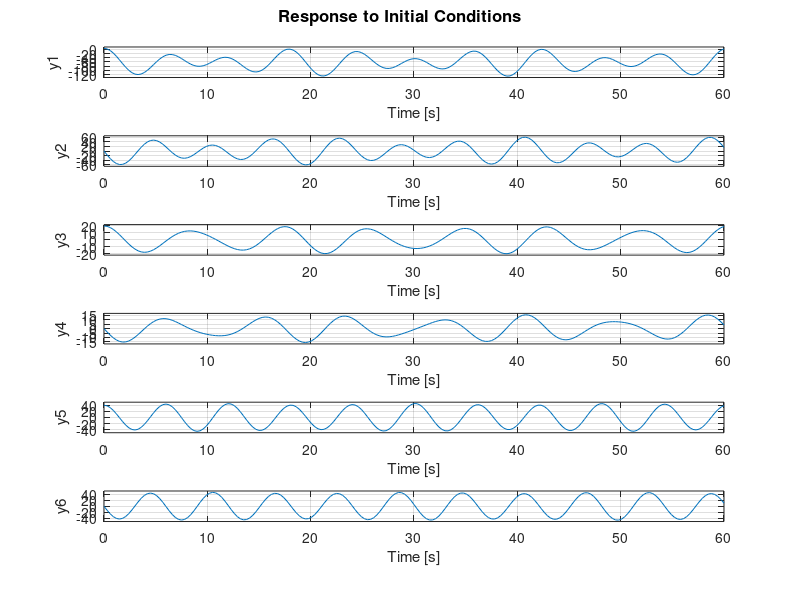
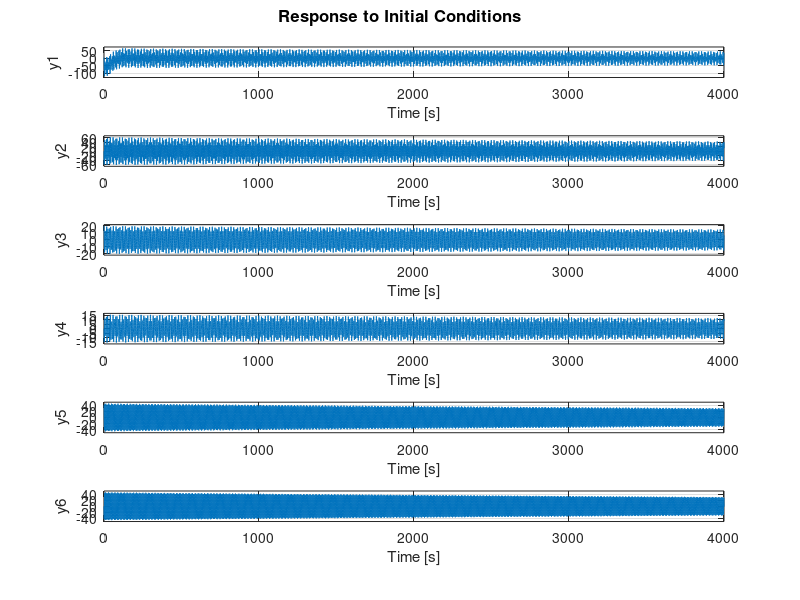
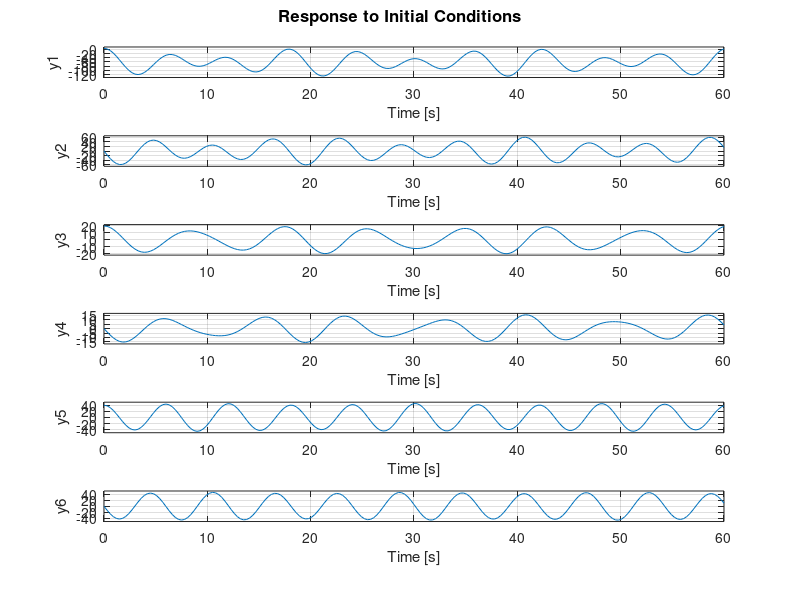
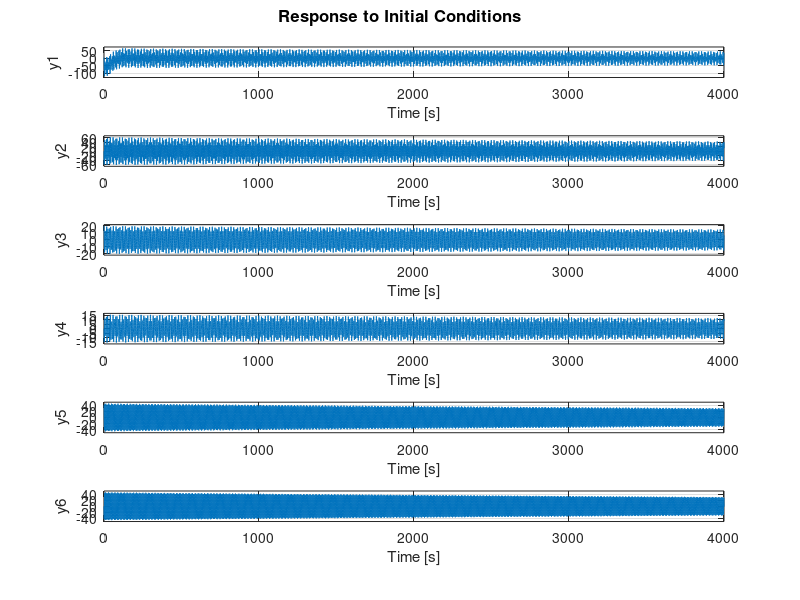

These charts were generated, in order, by the following MATLAB code:
%% D. Design of a LQR controller

clc
clear all
close all

%% Parameters and their values

M=1000;     % Cart
m1=100;     % Bob 1
m2=100;     % Bob 2
l1=20;      % Bob 1 string length
l2=10;      % Bob 2 string length
g=9.81;     % Acceleration due to gravity

%% A and B matrices for the state space model

A = [0 1 0 0 0 0;
    0 0 -(m1*g)/M 0 -(m2*g)/M 0;
    0 0 0 1 0 0;
    0 0 -((M+m1)*g)/(M*l1) 0 -(m2*g)/(M*l1) 0;
    0 0 0 0 0 1;
    0 0 -(m1*g)/(M*l2) 0 -(g*(M+m2))/(M*l2) 0];

B = [0; 1/M; 0; 1/(M*l1); 0; 1/(M*l2)];

% Assuming the outputs the same as the states, the C and D matrix of the
% state space model turn out to be :

C = eye(size(A,1));
D = zeros(size(A,1),1);

% Defining state space model for given A,B,C,D
sys = ss(A,B,C,D);

%% Controllability of the system

num_uncon_states = length(A) - rank(ctrb(A,B))

%% LQR controller design

% states : Y = [X, X_dot, theta1, theta1_dot, theta2, theta2_dot

% Initial values for the states
Y_initial = [5;0;20;0;40;0];


%% Case 1 : weights = 1
% Initializing the initial weights in Q and R as 1
Q=1*eye(size(A,1));
R=1;

figure
initial(sys,Y_initial)
grid on   %grid lines visible

[K_val, P_mat, Poles] = lqr(A,B,Q,R);
K_val %computes the K matrix and displays
P_mat %positive definite matrix calculated for the same
Poles %To see the poles of the given equation
sys2 = ss(A-(B*K_val),B,C,D); %Using the K matrix to define ss
figure
initial(sys2,Y_initial)
grid on

%% Case 1 : weights = 1
% Initializing the initial weights in Q and R as 1
Q=1*eye(size(A,1));
R=1;

figure
initial(sys,Y_initial)
grid on   %grid lines visible

[K_val, P_mat, Poles] = lqr(A,B,Q,R);
K_val %computes the K matrix and displays
P_mat %positive definite matrix calculated for the same
Poles %To see the poles of the given equation
sys2 = ss(A-(B*K_val),B,C,D); %Using the K matrix to define ss
figure
initial(sys2,Y_initial)
grid on
